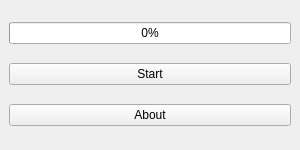
<?xml version="1.0" encoding="UTF-8"?>
<ui version="4.0">
 <class>MainWindow</class>
 <widget class="QMainWindow" name="MainWindow">
  <property name="geometry">
   <rect>
    <x>0</x>
    <y>0</y>
    <width>300</width>
    <height>150</height>
   </rect>
  </property>
  <property name="minimumSize">
   <size>
    <width>300</width>
    <height>150</height>
   </size>
  </property>
  <property name="maximumSize">
   <size>
    <width>300</width>
    <height>150</height>
   </size>
  </property>
  <property name="windowTitle">
   <string>MainWindow</string>
  </property>
  <widget class="QWidget" name="centralwidget">
   <layout class="QVBoxLayout" name="verticalLayout">
    <item>
     <widget class="QProgressBar" name="bar">
      <property name="maximum">
       <number>100</number>
      </property>
      <property name="value">
       <number>0</number>
      </property>
     </widget>
    </item>
    <item>
     <widget class="QPushButton" name="start_button">
      <property name="text">
       <string>Start</string>
      </property>
     </widget>
    </item>
    <item>
     <widget class="QPushButton" name="about_button">
      <property name="text">
       <string>About</string>
      </property>
     </widget>
    </item>
   </layout>
  </widget>
 </widget>
 <resources/>
 <connections/>
</ui>
